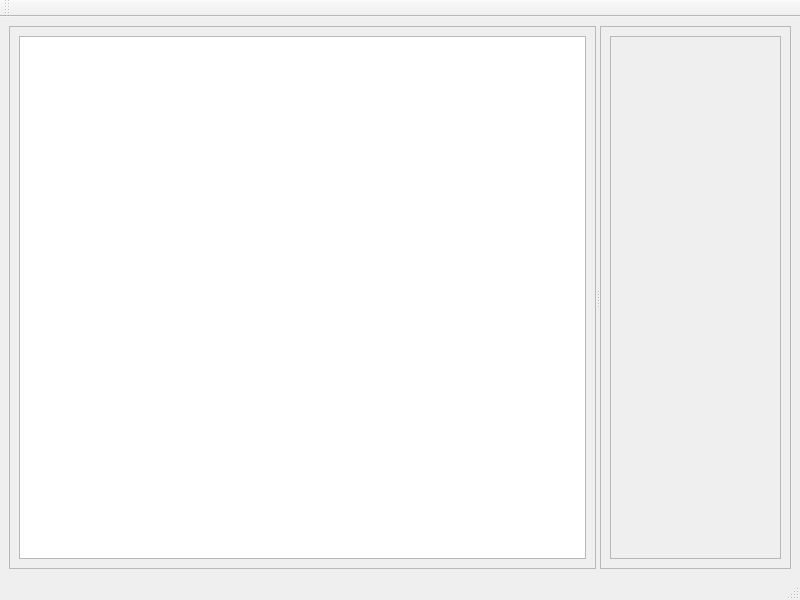
<?xml version="1.0" encoding="UTF-8"?>
<ui version="4.0">
 <class>MainWindow</class>
 <widget class="QMainWindow" name="MainWindow">
  <property name="geometry">
   <rect>
    <x>0</x>
    <y>0</y>
    <width>800</width>
    <height>600</height>
   </rect>
  </property>
  <property name="windowTitle">
   <string>MainWindow</string>
  </property>
  <widget class="QWidget" name="centralwidget">
   <layout class="QHBoxLayout" name="horizontalLayout">
    <item>
     <widget class="QSplitter" name="splitter">
      <property name="orientation">
       <enum>Qt::Horizontal</enum>
      </property>
      <widget class="QFrame" name="TABLE_FR">
       <property name="frameShape">
        <enum>QFrame::StyledPanel</enum>
       </property>
       <property name="frameShadow">
        <enum>QFrame::Raised</enum>
       </property>
       <layout class="QVBoxLayout" name="verticalLayout">
        <item>
         <widget class="QTableView" name="DATA_TW"/>
        </item>
       </layout>
      </widget>
      <widget class="QFrame" name="PLOT_FR">
       <property name="frameShape">
        <enum>QFrame::StyledPanel</enum>
       </property>
       <property name="frameShadow">
        <enum>QFrame::Raised</enum>
       </property>
       <layout class="QVBoxLayout" name="verticalLayout_2">
        <item>
         <widget class="QScrollArea" name="PLOT_SA">
          <property name="widgetResizable">
           <bool>true</bool>
          </property>
          <widget class="QWidget" name="scrollAreaWidgetContents">
           <property name="geometry">
            <rect>
             <x>0</x>
             <y>0</y>
             <width>366</width>
             <height>505</height>
            </rect>
           </property>
          </widget>
         </widget>
        </item>
       </layout>
      </widget>
     </widget>
    </item>
   </layout>
  </widget>
  <widget class="QMenuBar" name="menubar">
   <property name="geometry">
    <rect>
     <x>0</x>
     <y>0</y>
     <width>800</width>
     <height>22</height>
    </rect>
   </property>
  </widget>
  <widget class="QStatusBar" name="statusbar"/>
  <widget class="QToolBar" name="toolBar">
   <property name="windowTitle">
    <string>toolBar</string>
   </property>
   <attribute name="toolBarArea">
    <enum>TopToolBarArea</enum>
   </attribute>
   <attribute name="toolBarBreak">
    <bool>false</bool>
   </attribute>
  </widget>
 </widget>
 <resources/>
 <connections/>
</ui>
